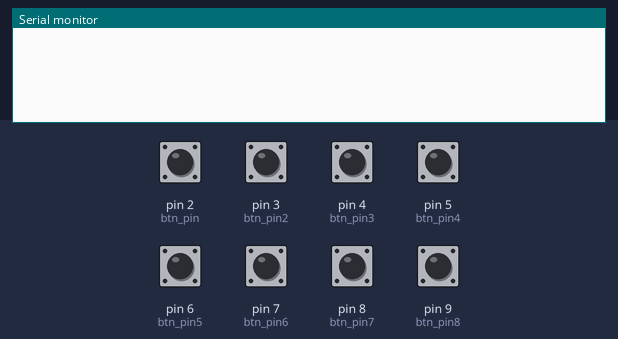
Bench run of a sketch on a simulated Arduino Uno, built with avr-gcc and run on an emulated ATmega328P. On the bench: the last lines printed to the serial monitor. The test bench sets the inputs (shaded band); at power-on: pin 2 (btn_pin), pin 3 (btn_pin2), pin 4 (btn_pin3), pin 5 (btn_pin4), pin 6 (btn_pin5), pin 7 (btn_pin6), pin 8 (btn_pin7), pin 9 (btn_pin8) LOW.

Above: at 1.2 s.
1.3 s: pin 2 (btn_pin) pulled HIGH for 0.15 s
At 2.4 s:
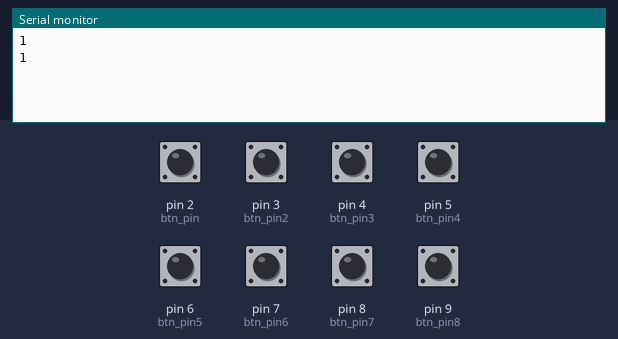
2.9 s: pin 3 (btn_pin2) pulled HIGH for 0.15 s
At 3.7 s:
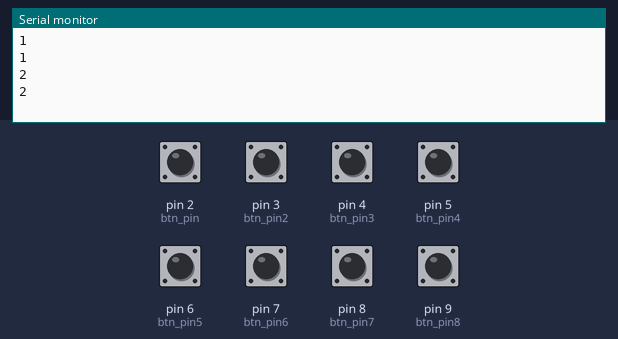
4.5 s: pin 4 (btn_pin3) pulled HIGH for 0.15 s
At 5.0 s:
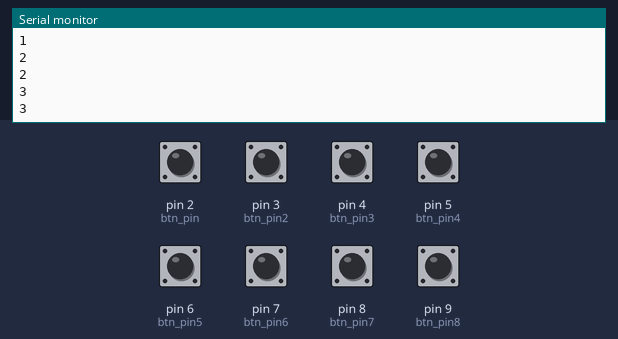
6.1 s: pin 5 (btn_pin4) pulled HIGH for 0.15 s
At 7.4 s:
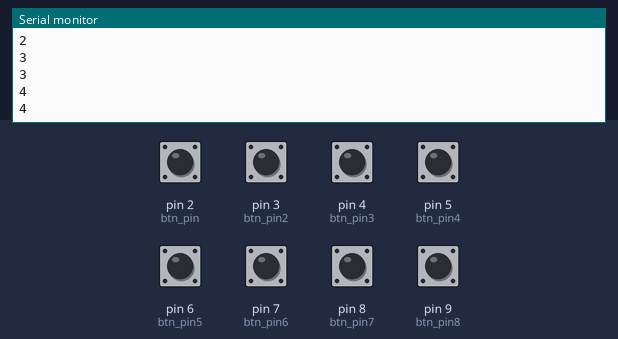
7.7 s: pin 6 (btn_pin5) pulled HIGH for 0.15 s
At 8.6 s:
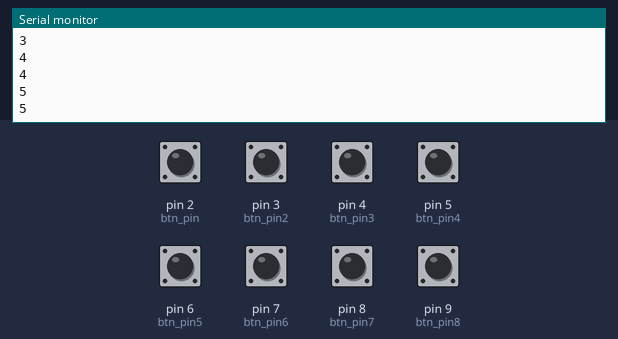
9.3 s: pin 7 (btn_pin6) pulled HIGH for 0.15 s
At 9.9 s:
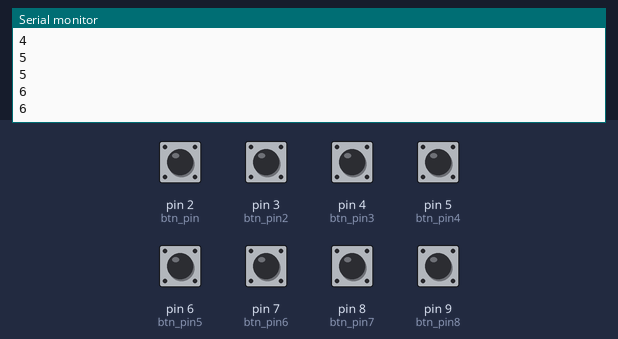
Timing chart, 0 to 11.9 s (numbered marks = the images above; inputs shaded):
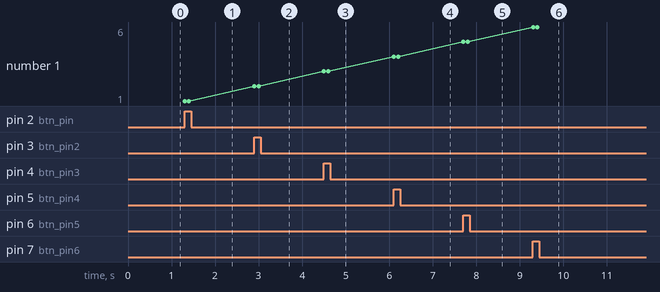

Measured:
- after the input at 1.3 s, the serial monitor: prints a new line at once (image 1)
- after the input at 2.9 s, the serial monitor: prints a new line at once (image 2)
- after the input at 4.5 s, the serial monitor: prints a new line at once (image 3)
- after the input at 6.1 s, the serial monitor: prints a new line at once (image 4)
- after the input at 7.7 s, the serial monitor: prints a new line at once (image 5)
- after the input at 9.3 s, the serial monitor: prints a new line at once (image 6)
- plotted number 1: 1 → 2 after the input at 2.9 s, 2 → 3 after the input at 4.5 s, 3 → 4 after the input at 6.1 s, 4 → 5 after the input at 7.7 s, 5 → 6 after the input at 9.3 s

The sketch:

piano.ino
```cpp
#define btn_pin 2
#define btn_pin2 3
#define btn_pin3 4
#define btn_pin4 5
#define btn_pin5 6
#define btn_pin6 7
#define btn_pin7 8
#define btn_pin8 9

void setup() {
  Serial.begin(115200);
  pinMode(btn_pin, INPUT);
  pinMode(btn_pin2, INPUT);
  pinMode(btn_pin3, INPUT);
  pinMode(btn_pin4, INPUT);
  pinMode(btn_pin5, INPUT);
  pinMode(btn_pin6, INPUT);
  pinMode(btn_pin7, INPUT);
  pinMode(btn_pin8, INPUT);
}

void loop() {
  int val = digitalRead(btn_pin);
  int val2 = digitalRead(btn_pin2);
  int val3 = digitalRead(btn_pin3);
  int val4 = digitalRead(btn_pin4);
  int val5 = digitalRead(btn_pin5);
  int val6 = digitalRead(btn_pin6);
  int val7 = digitalRead(btn_pin7);
  int val8 = digitalRead(btn_pin8);

  if (val == 1)
  {
    Serial.println("1");
  }
  if (val2 == 1)
  {
    Serial.println("2");
  }
  if (val3 == 1)
  {
    Serial.println("3");
  }
  if (val4 == 1)
  {
    Serial.println("4");
  }
  if (val5 == 1)
  {
    Serial.println("5");
  }
  if (val6 == 1)
  {
    Serial.println("6");
  }
  if (val7 == 1)
  {
    Serial.println("7");
  }
  if (val8 == 1)
  {
    Serial.println("8");
  }

  delay(100);
}
```
